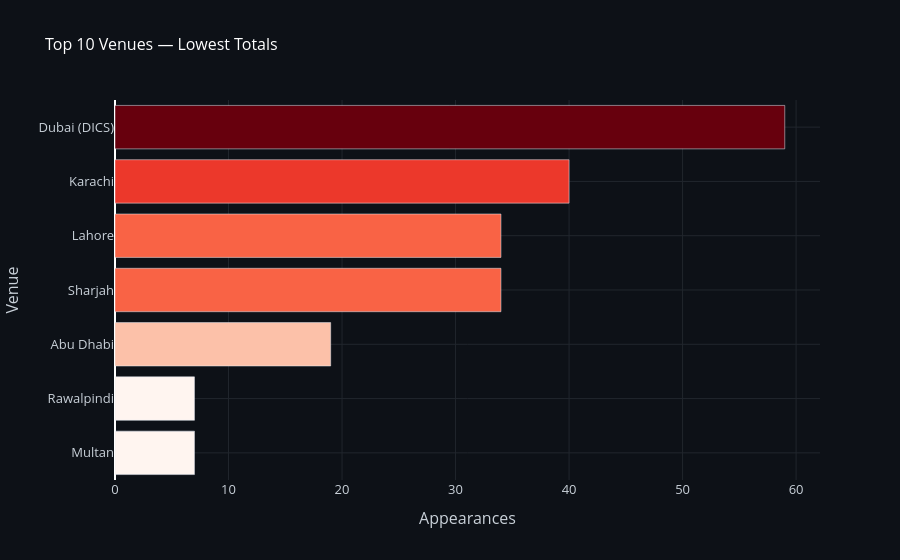

The notebook cell this image was saved under:
### Code cell
# ── Ground appearance in lowest totals ──────────────────────
venue_low = lowest_totals['ground'].value_counts().head(10).reset_index()
venue_low.columns = ['ground', 'count']

fig = px.bar(venue_low, x='count', y='ground', orientation='h',
             color='count', color_continuous_scale='Reds',
             title='Top 10 Venues — Lowest Totals',
             labels={'ground': 'Venue', 'count': 'Appearances'})
fig.update_layout(**LAYOUT, coloraxis_showscale=False)
fig.update_yaxes(autorange='reversed')
plt.tight_layout()
plt.savefig("../charts/initial_eda_top10_venues_by_lowest_totals.png", dpi=300, bbox_inches="tight")
fig.show()

### Figure 1 — Plotly figure (JSON) as saved in the notebook; plotly's stock layout.template omitted (floating-point values rounded to 4 significant figures)
{"data": [{"hovertemplate": "Appearances=%{marker.color}<br>Venue=%{y}<extra></extra>", "legendgroup": "", "marker": {"color": [59, 40, 34, 34, 19, 7, 7], "coloraxis": "coloraxis", "pattern": {"shape": ""}}, "name": "", "orientation": "h", "showlegend": false, "textposition": "auto", "type": "bar", "x": [59, 40, 34, 34, 19, 7, 7], "xaxis": "x", "y": ["Dubai (DICS)", "Karachi", "Lahore", "Sharjah", "Abu Dhabi", "Rawalpindi", "Multan"], "yaxis": "y"}], "layout": {"barmode": "relative", "coloraxis": {"colorbar": {"title": {"text": "Appearances"}}, "colorscale": [[0, "rgb(255,245,240)"], [0.125, "rgb(254,224,210)"], [0.25, "rgb(252,187,161)"], [0.375, "rgb(252,146,114)"], [0.5, "rgb(251,106,74)"], [0.625, "rgb(239,59,44)"], [0.75, "rgb(203,24,29)"], [0.875, "rgb(165,15,21)"], [1, "rgb(103,0,13)"]], "showscale": false}, "font": {"color": "#C9D1D9", "size": 13}, "legend": {"tracegroupgap": 0}, "paper_bgcolor": "#0D1117", "plot_bgcolor": "#0D1117", "title": {"font": {"color": "white", "size": 16}, "text": "Top 10 Venues — Lowest Totals"}, "xaxis": {"anchor": "y", "domain": [0, 1], "gridcolor": "#21262D", "title": {"text": "Appearances"}}, "yaxis": {"anchor": "x", "autorange": "reversed", "domain": [0, 1], "gridcolor": "#21262D", "title": {"text": "Venue"}}}}
